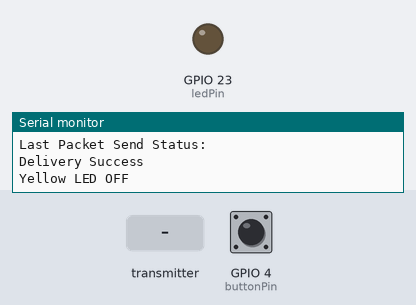
Simulated run of this program. Board: ESP32. Shown: output pins drawn as LEDs (lit = HIGH), the last lines printed to the serial monitor. The inputs (shaded band) are chosen by the test bench; at power-on: GPIO 4 (buttonPin) LOW.

Above: at 1.2 s.
1.3 s: the transmitter starts sending ledState = 1
At 2.1 s:
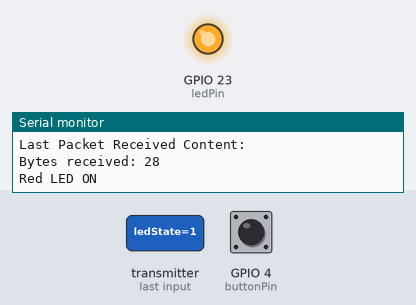
2.8 s: the transmitter starts sending ledState = 0
At 3.2 s:
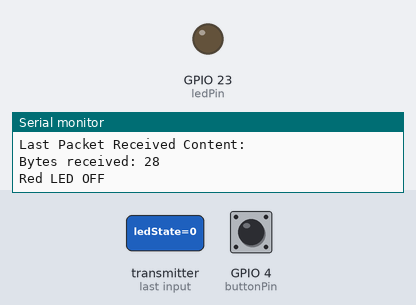
Timing chart, 0 to 5.8 s (numbered marks = the images above; inputs shaded):
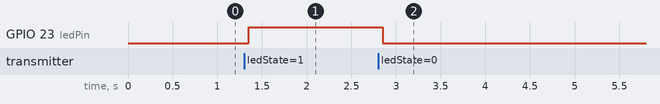

Measured:
- after the input at 1.3 s, GPIO 23 (ledPin): LOW → HIGH after 0.05 s
- after the input at 2.8 s, GPIO 23 (ledPin): HIGH → LOW after 0.05 s

The program:

main.cpp
```cpp
/**
  * @note código para o ESP32 preto
  *
  * */
#include <Arduino.h>
#include "../lib/utils/EspNow_util.h"

//todo: create a struct that contains the sensor information so its easier to pass info

/*===================
 * Global Variables *
 ===================*/
  // # LED
  const int ledPin = 23; //LED PIN
  message_t msg;

  // # BUTTON
  const int buttonPin = 4; //BUTTON PIN
  bool buttonState; //BUTTON state
  bool buttonPress = false;

  // # Peer LED
  bool peerLED = false;

  // # ESP32 to peer MAC address
  const uint8_t peerAddress[] = {0xAC, 0x67, 0xB2, 0x2B, 0xDA, 0x60};


// End of Global Variables

/*========================
 * Functions declaration *
 ========================*/

  void OnDataSent(const uint8_t *mac_addr, esp_now_send_status_t status);

  void OnDataReceive(const uint8_t *mac_addr, const uint8_t *data, int data_len);

// End of function declaration

void setup() {
  Serial.begin(115200);
  /* Init */
  initEspNow(OnDataReceive,OnDataSent);

  /* Create peer */
  //todo: tentar encapsular esta parte numa função. @brief Creates & defines the peer address, comunication channel and encription
  esp_now_peer_info_t peerInfo;
  memcpy(peerInfo.peer_addr,peerAddress,sizeof(peerAddress)/sizeof(peerAddress[0]));
  peerInfo.channel = 0;
  peerInfo.encrypt = false;

  /* Add peer */
  if(esp_now_add_peer(&peerInfo) != ESP_OK){ //Add & verifies if the peer has been added to the peer list
    Serial.println("Failed to add peer");
    return;
  }

  /* Initial message */
  msg.ledState = false;
  //msg.dataSize = sizeof(msg);
  sendMsg(peerAddress,msg);

  /* Define pins */
  pinMode(ledPin, OUTPUT); // initialize digital pin ledPin as an output.
  pinMode(buttonPin, INPUT); // initialize digital pin ButtonPin as an input.
}

void loop() {
  buttonState = digitalRead(buttonPin);

  if (buttonState && !buttonPress){
    //digitalWrite(ledPin,msg.ledState);
    //todo: when button press send message to peer turning on/off the peer's LED pass the peerLED var to peer
    sendMsg(peerAddress, msg);
    delay(100);
    //peerLED = !peerLED; // Change the peers led
    msg.ledState = !msg.ledState;
    buttonPress = true;
  }else if (!buttonState)
    buttonPress = false;
}

/*============
 * Functions *
 ============*/

  /**
  * @brief Callback function fo when data is sent
  */
  void OnDataSent(const uint8_t *mac_addr, esp_now_send_status_t status) {
    Serial.println("\nLast Packet Send Status:");
    Serial.println(status == ESP_NOW_SEND_SUCCESS ? "Delivery Success" : "Delivery Fail");
    Serial.println(msg.ledState ? "Yellow LED ON" : "Yellow LED OFF");
  }

  /**
  * @brief Callback function fo when data is received
  */
  void OnDataReceive(const uint8_t *mac_addr, const uint8_t *data, int data_len) {
    message_t recvMsg;
    memcpy(&recvMsg,data,sizeof(recvMsg));
    // memcpy(&ledState, data, sizeof(bool));
    Serial.println("\nLast Packet Received Content:");
    Serial.print("Bytes received: ");
    Serial.println(data_len);
    Serial.println(recvMsg.ledState ? "Red LED ON" : "Red LED OFF");
    digitalWrite(ledPin,recvMsg.ledState);
  }

// End of Functions
```
